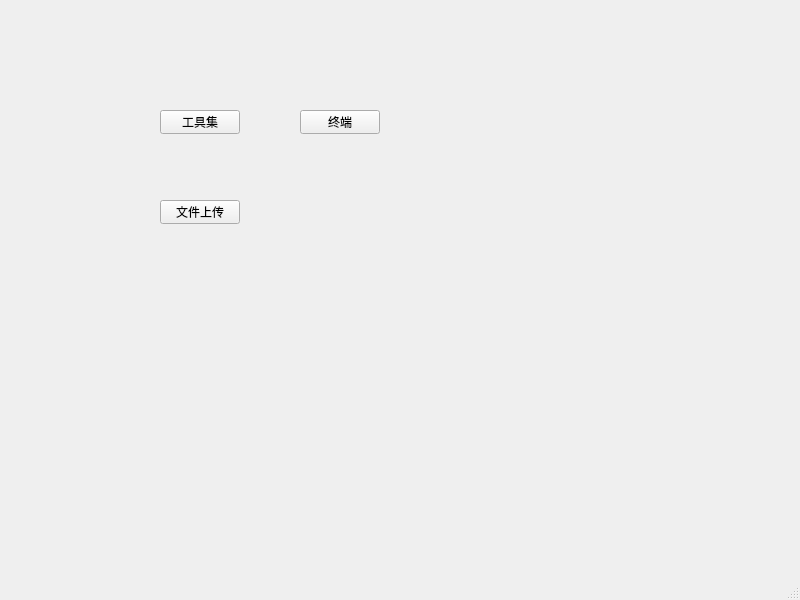
<?xml version="1.0" encoding="UTF-8"?>
<ui version="4.0">
 <class>MainWindow</class>
 <widget class="QMainWindow" name="MainWindow">
  <property name="geometry">
   <rect>
    <x>0</x>
    <y>0</y>
    <width>800</width>
    <height>600</height>
   </rect>
  </property>
  <property name="windowTitle">
   <string>MainWindow</string>
  </property>
  <widget class="QWidget" name="centralwidget">
   <widget class="QPushButton" name="pushButton_to_tools">
    <property name="geometry">
     <rect>
      <x>160</x>
      <y>110</y>
      <width>80</width>
      <height>24</height>
     </rect>
    </property>
    <property name="text">
     <string>工具集</string>
    </property>
   </widget>
   <widget class="QPushButton" name="pushButton_terminal">
    <property name="geometry">
     <rect>
      <x>300</x>
      <y>110</y>
      <width>80</width>
      <height>24</height>
     </rect>
    </property>
    <property name="text">
     <string>终端</string>
    </property>
   </widget>
   <widget class="QPushButton" name="pushButton_uploads">
    <property name="geometry">
     <rect>
      <x>160</x>
      <y>200</y>
      <width>80</width>
      <height>24</height>
     </rect>
    </property>
    <property name="text">
     <string>文件上传</string>
    </property>
   </widget>
  </widget>
  <widget class="QMenuBar" name="menubar">
   <property name="geometry">
    <rect>
     <x>0</x>
     <y>0</y>
     <width>800</width>
     <height>21</height>
    </rect>
   </property>
  </widget>
  <widget class="QStatusBar" name="statusbar"/>
 </widget>
 <resources/>
 <connections/>
</ui>
